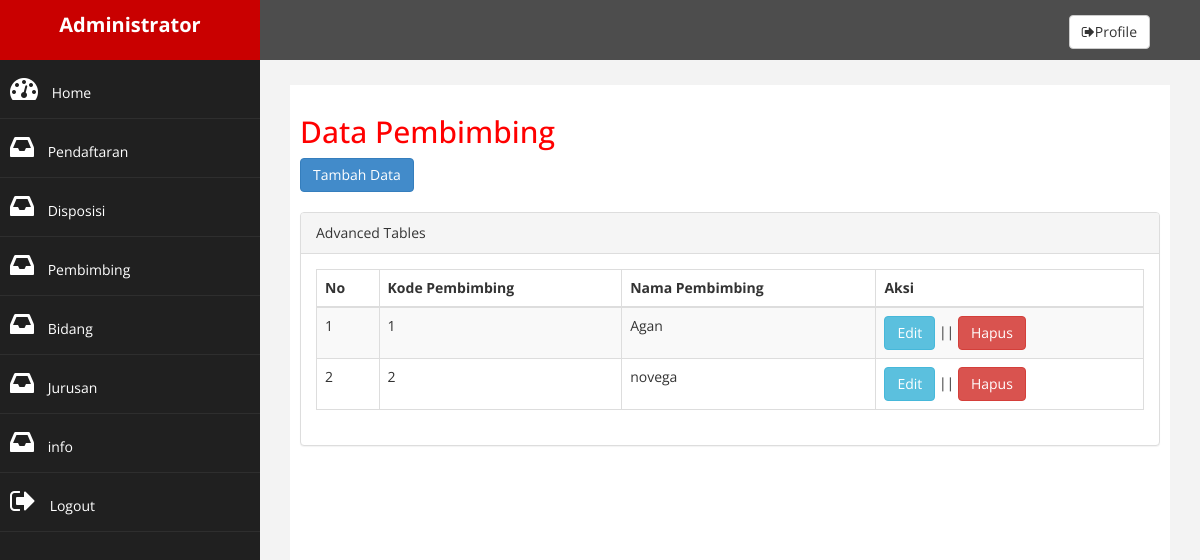
The page /admin/index.php?halaman=pembimbing (signed in) on the database its author committed.
### tables this page shows
CREATE TABLE `pembimbing` (
  `id_pembimbing` int(11) NOT NULL,
  `nama_pembimbing` varchar(50) NOT NULL
);

### admin/pembimbing.php (the view)
<h2>Data Pembimbing</h2>
<a href="index.php?halaman=tambahpembimbing" class="btn btn-primary">Tambah Data</a> <br><br>
<div class="panel panel-default">
	<div class="panel-heading">
		Advanced Tables
	</div>
	<div class="panel-body">
		<div class="table-responsive">
			<table class="table table-bordered table-hover table-striped" id="datatables">
				<thead>
					<tr>
						<th>No</th>
						<th>Kode Pembimbing</th>
						<th>Nama Pembimbing</th>
						<th>Aksi</th>
					</tr>
				</thead>
				<tbody>
					<?php $nomor=1; ?>
					<?php $ambil=$koneksi->query("SELECT * FROM pembimbing"); ?>
					<?php while ($pecah = $ambil->fetch_assoc()){ ?>
					<tr>
						<td><?php echo $nomor; ?></td>
						<td><?php echo $pecah['id_pembimbing']; ?></td>
						<td><?php echo $pecah['nama_pembimbing']; ?></td>
						<td>
							<a href="index.php?halaman=editpembimbing&id=<?php echo $pecah['id_pembimbing']; ?>" class="btn btn-info">Edit</a> ||
							<a href="index.php?halaman=hapuspembimbing&id=<?php echo $pecah['id_pembimbing']; ?>" class="btn btn-danger">Hapus</a>
						</td>
					</tr>
					<?php $nomor++; ?>
					<?php } ?>
				</tbody>
			</table>
		</div>
	</div>
</div>

### admin/assets2/css/custom.css (style rules this page uses)
body { font-family: 'Open Sans', sans-serif; }
h2 { color: #f00; }

### rows shown on the page
pembimbing: id_pembimbing "1", nama_pembimbing "Agan"
pembimbing: id_pembimbing "2", nama_pembimbing "novega"
